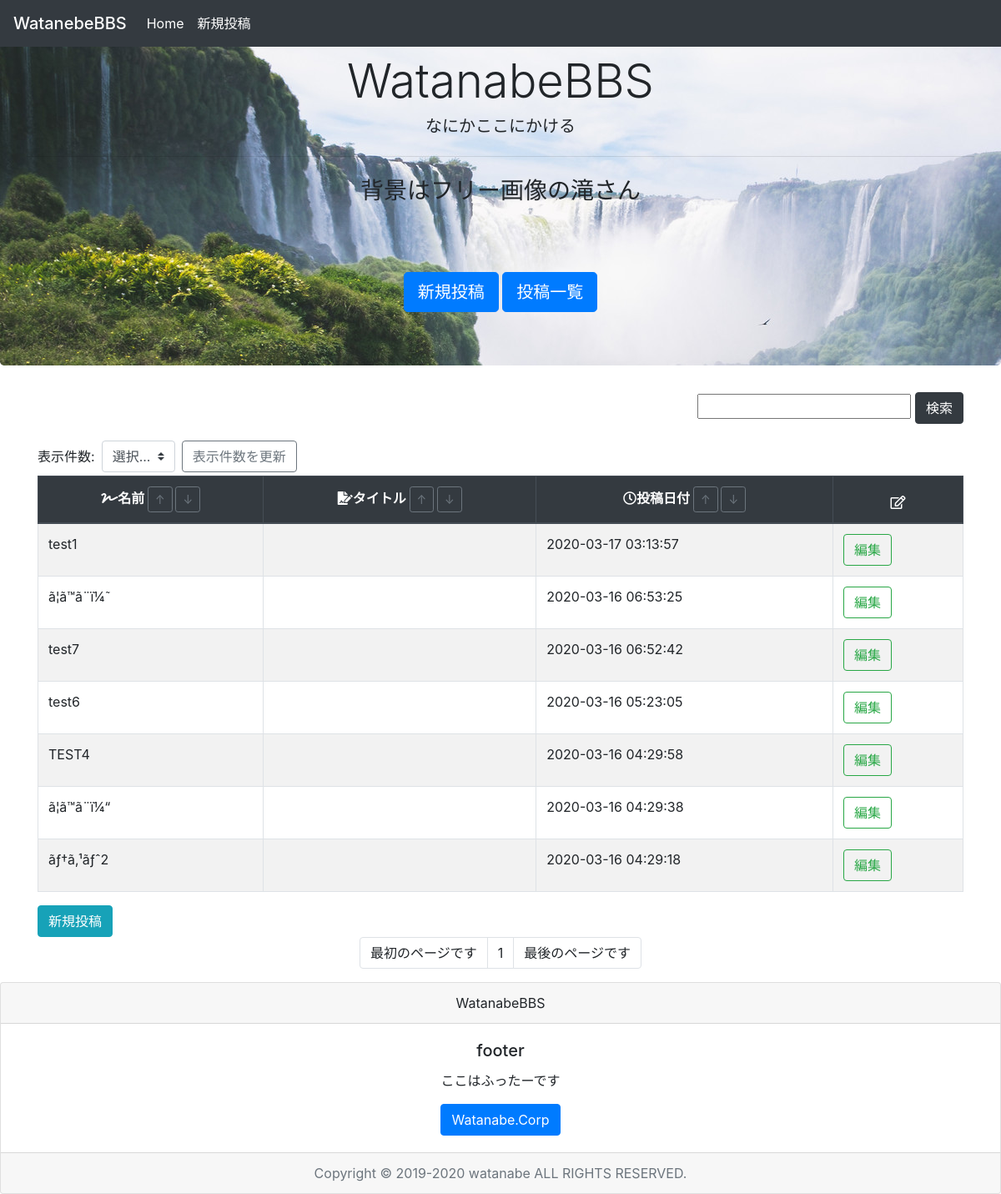
The page / on the database its author committed.
### tables this page shows
CREATE TABLE `board_table` (
  `id` int(11) NOT NULL,
  `name` varchar(20) NOT NULL,
  `date` timestamp NOT NULL DEFAULT CURRENT_TIMESTAMP ON UPDATE CURRENT_TIMESTAMP,
  `content` text NOT NULL
);

### index.php (the view, shortened to what this page needs)
<?php
  try {
    require('mybbs_db.php');
    function h($s) {
      return htmlspecialchars($s, ENT_QUOTES, 'UTF-8');
    }
    if (isset($_POST['mv'])) {
      $max_view = (int)$_POST['mv'];
    } else {
      $max_view = 10;
    }
    if (isset($_GET['page'])) {
      $nowPage = (int)$_GET['page'];
    } else {
      $nowPage = 1;
    }
    if ($nowPage > 1) {
      $start = ($nowPage * $max_view) - $max_view;
    }else {
      $start = 0;
    }
    if(isset($_POST["sw"])){
      $search = $_POST["sw"];
      $stmt = $pdo->prepare("SELECT * FROM board_table WHERE title LIKE ? OR name LIKE ? ORDER BY date DESC LIMIT {$start}, {$max_view};");
      $stmt->execute(array(0 => '%'.$search.'%',1 => '%'.$search.'%'));
      $stmt = $stmt->fetchALL(PDO::FETCH_ASSOC);
      $page_num = $pdo->prepare("SELECT COUNT(*) FROM board_table WHERE title LIKE ? OR name LIKE ?;");
      $page_num->execute(array(0 => '%'.$search.'%',1 => '%'.$search.'%'));
      $page_num = $page_num->fetchColumn();
      $maxPage = ceil($page_num / $max_view);
    }else{
      $stmt = $pdo->query("SELECT * FROM board_table ORDER BY date DESC LIMIT {$start},{$max_view};");
      $stmt = $stmt->fetchAll(PDO::FETCH_ASSOC);
      $page_num = $pdo->query("SELECT COUNT(*) FROM board_table;");
      $page_num = $page_num->fetchColumn();
      $maxPage = ceil($page_num / $max_view);
    }
  }catch (Exception $e) {
    echo 'エラーが発生しました。:' . $e->getMessage();
  }
?>
<!DOCTYPE html>
<html lang="ja">
<head>
    <link href="https://stackpath.bootstrapcdn.com/bootstrap/4.4.1/css/bootstrap.min.css" rel="stylesheet">
    <link rel="stylesheet" href="css/watanabe.css" type="text/css">
    <link href="https://use.fontawesome.com/releases/v5.6.1/css/all.css" rel="stylesheet">
</head>
<body>
    <div class="text-center">
      <div class="jumbotron">
        <h1 class="display-4">WatanabeBBS</h1>
          <h2 class="lead">なにかここにかける</h2>
            <hr class="my-4">
          <h3>背景はフリー画像の滝さん</h3><br><br><br>
          <a class="btn btn-primary btn-lg" href="new.php" role="button">新規投稿</a>
          <a class="btn btn-primary btn-lg" href="index.php" role="button">投稿一覧</a>
      </div>
    </div>
    <div class="container">
    <form method="post" name="search" onSubmit="return check()">
    <div class="form-group clearfix">
      <div class="float-right">
        <input class="col-unset-6 "type="text" name="sw">
        <input class="btn btn-dark" type="submit" name="kensaku" value="検索">
      </div>
    </div>
    </form>
    <form method="post" class="form-inline">
      <label class="my-1 mr-2" for="inlineFormCustomSelect">表示件数:</label>
      <select class="custom-select my-1 mr-sm-2" id="inlineFormCustomSelect" name="mv">
        <option selected>選択...</option>
      </select>
      <button class="btn btn-outline-secondary btn-md" type="submit" name="select" value="view_num">表示件数を更新</button>
    </form>
    <div class="table-responsive overflow-y:scroll">
      <table id="table1" class="table table-striped table-bordered table-hover">
        <thead class="thead-dark">
         <form method="post">
          <tr class ="text-center">
            <th><i class="fas fa-signature"></i>名前
              <button class="btn btn-outline-secondary btn-sm" type="submit" name="sb" value="nsu">↑</button>
              <button class="btn btn-outline-secondary btn-sm" type="submit" name="sb" value="nsd">↓</button>
            </th>
            <th><i class="fas fa-file-signature"></i>タイトル
              <button class="btn btn-outline-secondary btn-sm" type="submit" name="sb" value="tsu">↑</button>
              <button class="btn btn-outline-secondary btn-sm" type="submit" name="sb" value="tsd">↓</button>
            </th>
            <th><i class="far fa-clock"></i>投稿日付
              <button class="btn btn-outline-secondary btn-sm" type="submit" name="sb" value="dsu">↑</button>
              <button class="btn btn-outline-secondary btn-sm" type="submit" name="sb" value="dsd">↓</button>
            </th>
            <th><i class="far fa-edit"></i>
            </th>
          </tr>
          </form>
        </thead>
        <tbody>
          <?php foreach ($stmt as $table): ?>
          <tr>
            <td><?= h($table['name']) ?></td>
            <td><a href="show.php?id=<?= $table['id'] ?>"><?= h($table['title']) ?></a></td>
            <td><?= $table["date"] ?></td>
            <td>
              <a class="btn btn-outline-success" href="edit.php?id=<?= $table['id'] ?>">編集</a>
            </td>
          </tr>
          <?php endforeach ?>
        </tbody>
      </table>
      </div>
        <div class="button">
        <a class="btn btn-info" href="new.php">新規投稿</a>
        </div>
      <nav aria-label="...">
        <ul class="pagination justify-content-center">
          <?php if($nowPage < 2) { ?>
            <li class="page-item">
              <a class="page-link">最初のページです</a>
            </li>
          <?php }else { ?>
            <li class="page-item"><a class="page-link" href="?page= 1">最初</a></li>
            <li class="page-item"><a class="page-link" href="?page=<?= $nowPage - 1 ?>">前へ</a></li>
          <?php } ?>
              <li class="page-item">
                <a class="page-link"><?= $nowPage ?></a>
              </li>
          <?php if($nowPage >= $maxPage) { ?>
            <li class="page-item">
              <a class="page-link">最後のページです</a>
            </li>
          <?php }else { ?>
            <li class="page-item"><a class="page-link" href="?page=<?= $nowPage + 1 ?>"> 次へ</a></li>
            <li class="page-item"><a class="page-link" href="?page=<?= $maxPage ?>">最後</a></li>
          <?php } ?>
        </ul>
      </nav>
    </div>
  </body>
</html>

### css/watanabe.css (style rules this page uses)
.jumbotron { background:url("../images/kouho2.jpg"); }

### rows shown on the page
board_table: name "test1", date "2020-03-17 03:13:57"
board_table: name "ã¦ã™ã¨ï¼˜", date "2020-03-16 06:53:25"
board_table: name "test7", date "2020-03-16 06:52:42"
board_table: name "test6", date "2020-03-16 05:23:05"
board_table: name "TEST4", date "2020-03-16 04:29:58"
board_table: name "ã¦ã™ã¨ï¼“", date "2020-03-16 04:29:38"
board_table: name "ãƒ†ã‚¹ãƒˆ2", date "2020-03-16 04:29:18"

### other values the page prints
$nowPage "1"
